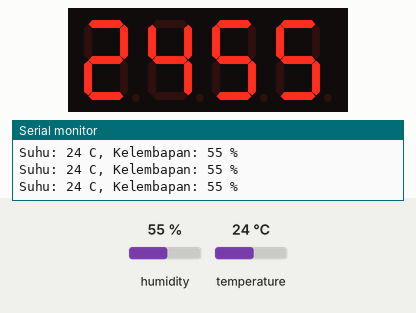
Recording of a sketch running on a simulated Arduino Mega 2560, built with avr-gcc and run on an emulated ATmega2560. Parts: 4-digit seven-segment display, the last lines printed to the serial monitor. Wiring (inferred from the names in the program): 4-digit 7-segment display, segments lit when HIGH: segments pin 22, pin 5, pin 2, pin 12, pin 21, pin 13, pin 15; digit selects pin 14, pin 23, pin 19, pin 18. The inputs (shaded band) are chosen by the test bench; at power-on: humidity 55 %, temperature 24 °C. The segment pins are drawn as the display they are named for.

Above: at 6.8 s.
6.9 s: humidity set to 22 %
At 10.8 s:
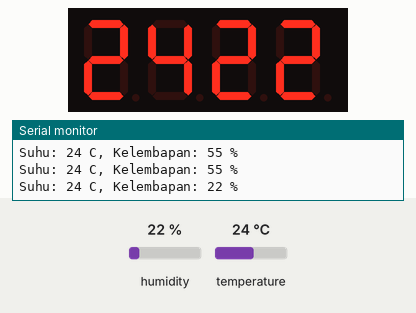
12.3 s: temperature set to 12 °C
At 14.6 s:
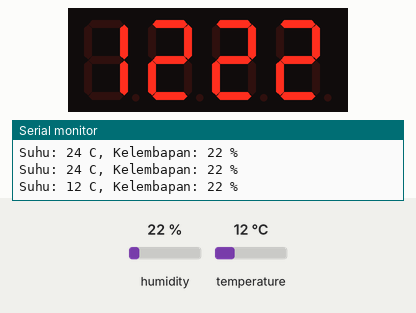
17.7 s: humidity set to 40 %
At 19.1 s:
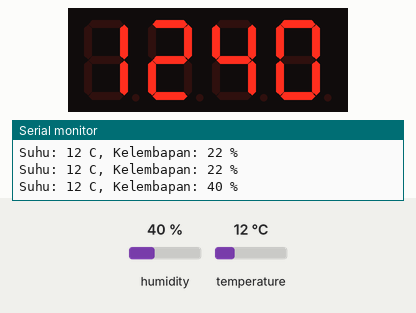
23.1 s: temperature set to 19 °C
At 27.4 s:
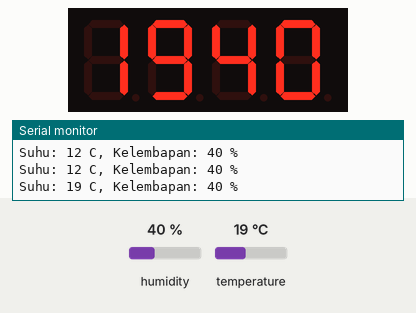
Timing chart, 0 to 28.9 s (numbered marks = the images above; inputs shaded):
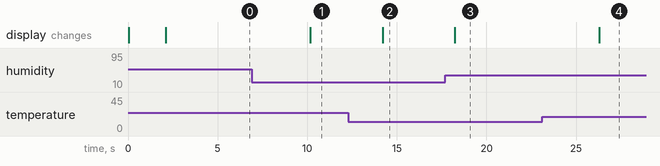

Measured:
- after the input at 6.9 s, the display: changes after 3.3 s (image 1)
- after the input at 12.3 s, the display: changes after 1.9 s (image 2)
- after the input at 17.7 s, the display: changes after 0.54 s (image 3)
- after the input at 23.1 s, the display: changes after 3.2 s (image 4)

The sketch:

07_Capstone_Project.ino
```cpp
#include "DHT.h"

#define DHT_PIN 17
#define DHT_TYPE DHT11
DHT dht(DHT_PIN, DHT_TYPE);

// Konfigurasi Pin 7-Segment
const int pinA = 22, pinB = 5, pinC = 2, pinD = 12, pinE = 21, pinF = 13, pinG = 15;
const int segmentPins[] = {pinA, pinB, pinC, pinD, pinE, pinF, pinG};
const int digitPins[] = {14, 23, 19, 18}; // D1, D2, D3, D4

// Pola angka 0-9 untuk 7-Segment (1 = Nyala, 0 = Mati)
const byte numbers[10][7] = {
  {1,1,1,1,1,1,0}, // 0
  {0,1,1,0,0,0,0}, // 1
  {1,1,0,1,1,0,1}, // 2
  {1,1,1,1,0,0,1}, // 3
  {0,1,1,0,0,1,1}, // 4
  {1,0,1,1,0,1,1}, // 5
  {1,0,1,1,1,1,1}, // 6
  {1,1,1,0,0,0,0}, // 7
  {1,1,1,1,1,1,1}, // 8
  {1,1,1,1,0,1,1}  // 9
};

int currentTemp = 0;
int currentHum = 0;
unsigned long lastMillis = 0;

void setup() {
  Serial.begin(115200);
  dht.begin();

  // Inisialisasi pin kontrol 7-Segment
  for(int i = 0; i < 7; i++) {
    pinMode(segmentPins[i], OUTPUT);
  }
  for(int i = 0; i < 4; i++) {
    pinMode(digitPins[i], OUTPUT);
    digitalWrite(digitPins[i], LOW);  // Matikan digit (LOW = Mati)
  }
}

void displayDigit(int digitIndex, int number) {
  // Matikan semua digit agar angka dari digit sebelumnya tidak tumpang tindih (ghosting)
  for(int i = 0; i < 4; i++) digitalWrite(digitPins[i], LOW);

  // Set nilai A-G sesuai pola dari array (1 = Nyala, 0 = Mati)
  // Berdasarkan tes 7Segment.cpp, segmen menyala dengan sinyal HIGH
  for(int i = 0; i < 7; i++) digitalWrite(segmentPins[i], numbers[number][i]);

  // Nyalakan digit yang kita inginkan (HIGH = Nyala)
  digitalWrite(digitPins[digitIndex], HIGH);
  delay(5); // Multiplexing delay (waktu tampil per digit)

  // Matikan kembali digit setelah delay untuk menghindari ghosting antar digit
  digitalWrite(digitPins[digitIndex], LOW);
}

void loop() {
  // Baca DHT11 setiap 2000 ms tanpa memblokir perulangan layar multiplexing
  if (millis() - lastMillis >= 2000) {
    lastMillis = millis();

    // PENTING: Matikan layar sementara saat membaca DHT.
    // Sensor DHT mem-blokir program ~250ms. Jika layar tidak dimatikan,
    // digit terakhir akan menyangkut (nyala terus) dan merusak tampilan keseluruhan.
    for(int i = 0; i < 4; i++) digitalWrite(digitPins[i], LOW);

    float t = dht.readTemperature();
    float h = dht.readHumidity();

    if (!isnan(t) && !isnan(h)) {
      // Gunakan abs() untuk mencegah nilai negatif yang bisa membuat indeks array
      // menjadi negatif (misal numbers[-1]) yang sering tampil acak sebagai angka 8.
      currentTemp = abs(round(t));
      currentHum = abs(round(h));

      // Kirimkan juga nilai ke Serial Monitor
      Serial.print("Suhu: ");
      Serial.print(currentTemp);
      Serial.print(" C, Kelembapan: ");
      Serial.print(currentHum);
      Serial.println(" %");
    }
  }

  // Ekstrak dan tampilkan masing-masing digit (D1 & D2 = Suhu, D3 & D4 = Kelembapan)
  displayDigit(0, (currentTemp / 10) % 10);
  displayDigit(1, currentTemp % 10);
  displayDigit(2, (currentHum / 10) % 10);
  displayDigit(3, currentHum % 10);
}
```
